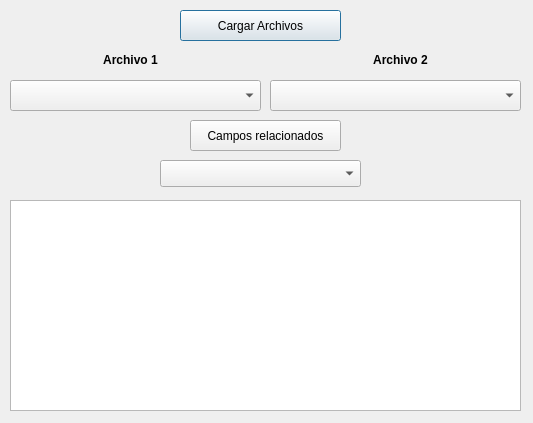
<?xml version="1.0" encoding="UTF-8"?>
<ui version="4.0">
 <class>cruzararbol</class>
 <widget class="QDialog" name="cruzararbol">
  <property name="geometry">
   <rect>
    <x>0</x>
    <y>0</y>
    <width>533</width>
    <height>423</height>
   </rect>
  </property>
  <property name="windowTitle">
   <string>Dialog</string>
  </property>
  <widget class="QComboBox" name="comboarchivo1_cruzararbol">
   <property name="geometry">
    <rect>
     <x>10</x>
     <y>80</y>
     <width>251</width>
     <height>31</height>
    </rect>
   </property>
  </widget>
  <widget class="QTableWidget" name="tabla_cruzararbol">
   <property name="geometry">
    <rect>
     <x>10</x>
     <y>200</y>
     <width>511</width>
     <height>211</height>
    </rect>
   </property>
  </widget>
  <widget class="QComboBox" name="combocampos_cruzararbol">
   <property name="geometry">
    <rect>
     <x>160</x>
     <y>160</y>
     <width>201</width>
     <height>27</height>
    </rect>
   </property>
  </widget>
  <widget class="QLabel" name="label_2">
   <property name="geometry">
    <rect>
     <x>280</x>
     <y>50</y>
     <width>241</width>
     <height>21</height>
    </rect>
   </property>
   <property name="text">
    <string>&lt;html&gt;&lt;head/&gt;&lt;body&gt;&lt;p align=&quot;center&quot;&gt;&lt;span style=&quot; font-weight:600;&quot;&gt;Archivo 2&lt;/span&gt;&lt;/p&gt;&lt;/body&gt;&lt;/html&gt;</string>
   </property>
  </widget>
  <widget class="QLabel" name="label">
   <property name="geometry">
    <rect>
     <x>20</x>
     <y>50</y>
     <width>221</width>
     <height>21</height>
    </rect>
   </property>
   <property name="text">
    <string>&lt;html&gt;&lt;head/&gt;&lt;body&gt;&lt;p align=&quot;center&quot;&gt;&lt;span style=&quot; font-weight:600;&quot;&gt;Archivo 1&lt;/span&gt;&lt;/p&gt;&lt;/body&gt;&lt;/html&gt;</string>
   </property>
  </widget>
  <widget class="QPushButton" name="pushButton">
   <property name="geometry">
    <rect>
     <x>180</x>
     <y>10</y>
     <width>161</width>
     <height>31</height>
    </rect>
   </property>
   <property name="text">
    <string>Cargar Archivos</string>
   </property>
  </widget>
  <widget class="QComboBox" name="comboarchivo2_cruzararbol">
   <property name="geometry">
    <rect>
     <x>270</x>
     <y>80</y>
     <width>251</width>
     <height>31</height>
    </rect>
   </property>
  </widget>
  <widget class="QPushButton" name="pushButton_2">
   <property name="geometry">
    <rect>
     <x>190</x>
     <y>120</y>
     <width>151</width>
     <height>31</height>
    </rect>
   </property>
   <property name="text">
    <string>Campos relacionados</string>
   </property>
  </widget>
 </widget>
 <resources/>
 <connections/>
</ui>
